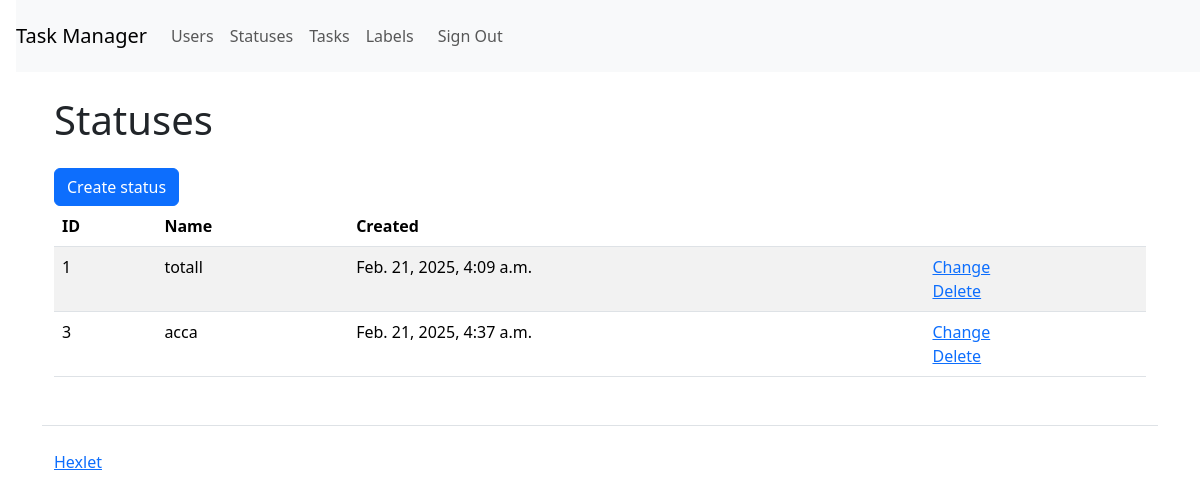
Page /statuses/ (signed in) on the committed database.
### task_manager/statuses/models.py (models this page shows, shortened)
class Status(models.Model):
    name = models.CharField(max_length=200)
    created_at = models.DateTimeField(auto_now_add=True)

### task_manager/statuses/views.py (the view)
# urls.py: path('', views.StatusListView.as_view(), name='status_list'),
class StatusListView(CheckAuthorizationViev, ListView):
    model = Status
    template_name = 'statuses/status_list.html'
    context_object_name = 'statuses'

### task_manager/views.py (called while the page is built)
    def dispatch(self, request, *args, **kwargs):
        if not request.user.is_authenticated:
            messages.error(request, _("You are not authorized! Please log in."))
            return redirect('user_login')
        return super().dispatch(request, *args, **kwargs)

### task_manager/templates/statuses/status_list.html
{% extends "base.html" %}
{% load i18n django_bootstrap5 %}
{% block content %}
<h1 class="my-4">{% translate 'Statuses' %}</h1>
<a href="{% url 'status_create' %}" class="btn btn-primary">{% translate 'Create status' %}</a>
<table class="table table-striped">
    <thead>
      <tr>
        <th>ID</th>
        <th>{% translate 'Name' %}</th>
        <th>{% translate 'Created' %}</th>
        <th></th>
      </tr>
    </thead>
    <tbody>
        {% for status in statuses %}
        <tr>
            <td>{{ status.id }}</td>
            <td>{{ status.name }}</td>
            <td>{{ status.created_at }}</td>
            <td>
            <a href="{% url 'status_update' status.pk %}">{% translate 'Change' %}</a>
            <br>
            <a href="{% url 'status_delete' status.pk %}">{% translate 'Delete' %}</a>
            </td>
        </tr>
        {% endfor %}
    </tbody>
</table>
{% endblock %}

### rows in the picture
Status: id "1", name "totall", created_at "Feb. 21, 2025, 4:09 a.m."
Status: id "3", name "acca", created_at "Feb. 21, 2025, 4:37 a.m."
